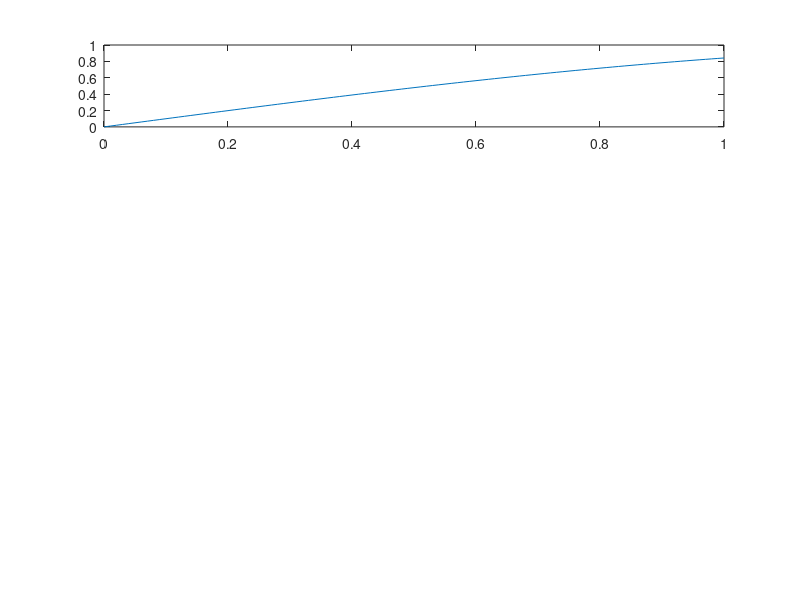

MATLAB code for this plot: (Note: this script raises an error after producing the figure.)
clc
clear all
close all

stepsize_x=0.01;
t=0:stepsize_x:1;
T_o=t(1,end)-t(1,1);
k=-100:1:100;

for ii=1:length(t)
    x_t(ii)=sin(t(ii));
end

subplot(4,1,1), plot(t, x_t);

for ii=1:length(k)
    temp=x_t.*exp((-1j*2*pi*k(ii)/T_o).*t);
    a_k(ii)=(1/T_o)*integration_x(temp, stepsize_x);
end
subplot(4,1,2), stem(k, abs(a_k));

%reconstruction of the signal
composit_signal=zeros(1, length(t));
for ii=1:length(k)
    sin_harmonics(ii,:)=a_k(ii)*exp((1j*2*pi*k(ii)/T_o).*t);
    hold on
  
    
    composit_signal(ii+1,:)=composit_signal(ii, :) + sin_harmonics(ii,:);
    
    
end
subplot(4,1,3),plot(t, (sin_harmonics));

subplot(4,1,4),plot(t, (composit_signal(end,:)), t, x_t, '--r'  )
